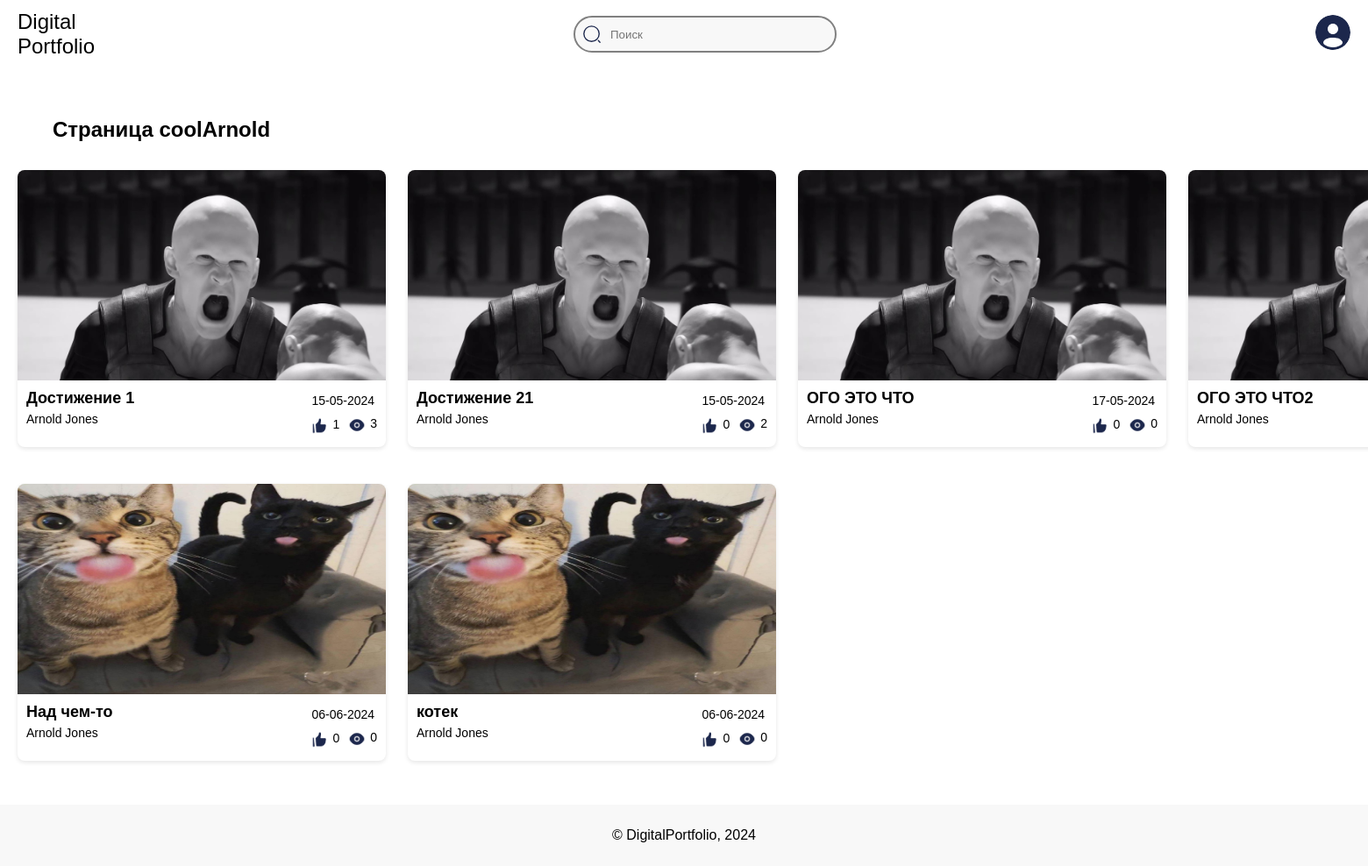
The page /coolarnold/ on the database as committed earlier.
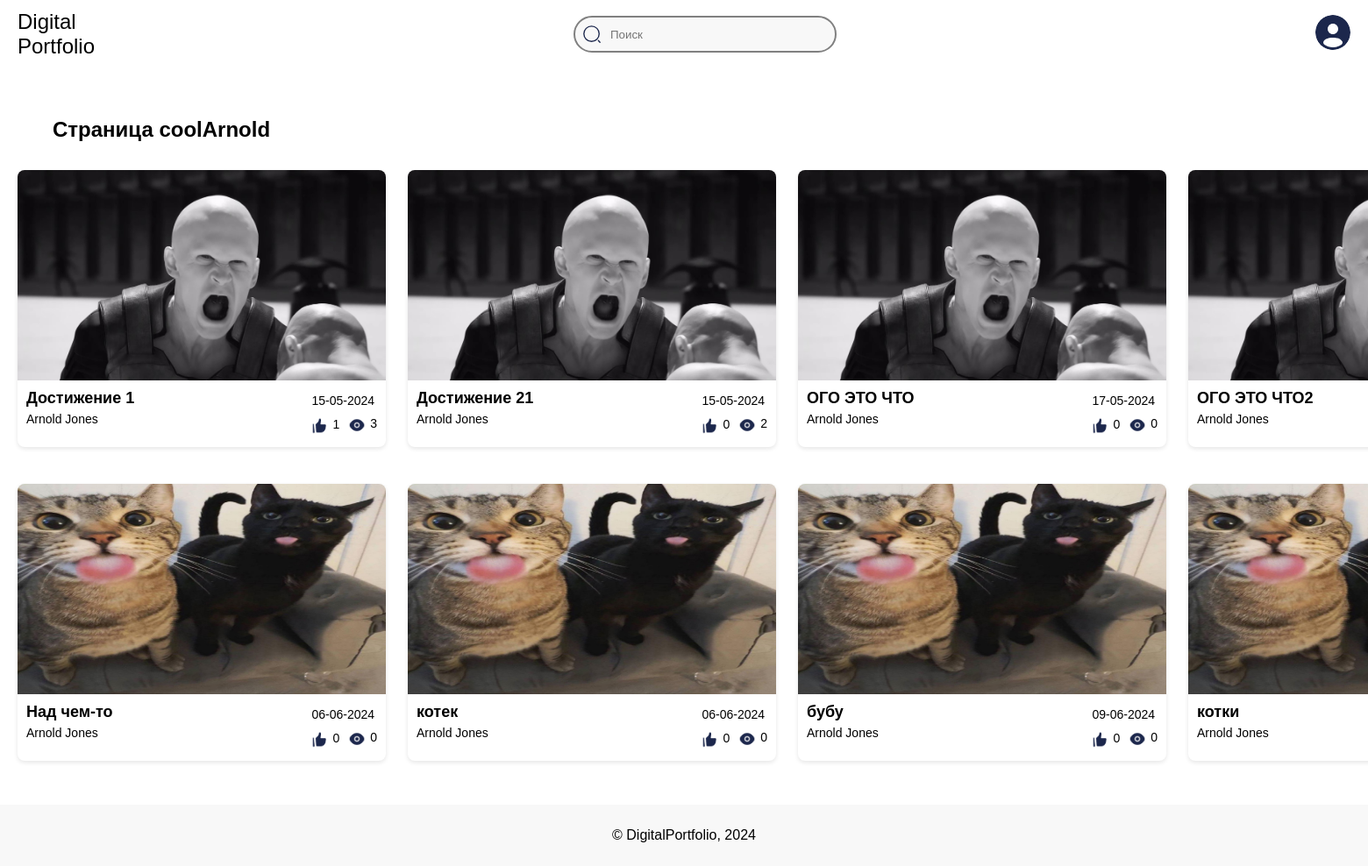
The same page on the database as committed later.
### main/models.py (models this page shows, shortened)
class Profile(models.Model):
    user = models.OneToOneField(User, on_delete=models.CASCADE)
    slug = models.SlugField(unique=True, blank=True)
    is_private = models.BooleanField(default=False)
    avatar = models.ImageField(
        null=True,
        validators=[
            FileExtensionValidator(allowed_extensions=['jpg', 'jpeg', 'png']),
        ]
    )
    objects = models.Manager()
    class Meta:
        verbose_name = 'Profile'
        verbose_name_plural = 'Profiles'

class Achievements(models.Model):
    title = models.CharField(max_length=50)
    preview = models.ImageField(
        null=True,
        validators=[
            FileExtensionValidator(allowed_extensions=['jpg', 'jpeg', 'png']),
        ]
    )
    file = models.FileField(
        validators=[
            FileExtensionValidator(allowed_extensions=['jpg', 'jpeg', 'png', 'pdf']),
        ]
    )
    pub_date = models.DateTimeField(auto_now_add=True)
    likes = models.IntegerField(default=0)
    views = models.IntegerField(default=0)
    author = models.ForeignKey(
        User,
        on_delete=models.CASCADE,
        null=True,
    )
    objects = models.Manager()
    def formatted_likes(self):
        return format_number_with_suffix(self.likes)
    def formatted_views(self):
        return format_number_with_suffix(self.views)
    class Meta:
        verbose_name = 'Achievement'
        verbose_name_plural = 'Achievements'

### main/views.py (the view)
# urls.py: path('<slug:slug>/', UserProfileDetailView.as_view(), name='user-detail'),
class UserProfileDetailView(DetailView):
    model = Profile
    template_name = 'main/about.html'
    context_object_name = 'profile'
    slug_field = 'slug'
    slug_url_kwarg = 'slug'
    def get(self, request, *args, **kwargs):
        query = request.GET.get('q')
        if query:
            try:
                user = User.objects.get(username=query)
                return redirect(reverse('user-detail', kwargs={'slug': slugify(user.username)}))
            except Exception:
                pass
        return super().get(request, *args, **kwargs)
    def get_context_data(self, **kwargs):
        context = super().get_context_data(**kwargs)
        profile = self.get_object()
        context['achievements'] = Achievements.objects.filter(author=profile.user)
        return context

### main/models.py (called while the page is built)
def format_number_with_suffix(value):
    if value >= 1000:
        return f"{value // 1000}k"
    else:
        return str(value)

### main/templates/main/about.html (shortened to what this page needs)
{% load static %}
<!DOCTYPE html>
<html lang="en">
<head>
    <link rel="stylesheet" href="{% static 'main/css/about.css' %}">
</head>
<body>
<header>
    <div class="logo">
        <p>Digital</p>
        <p>Portfolio</p>
    </div>
    <div class="search-bar">
        <form method="get">
            <div class="input-group">
                <input type="text" name="q" placeholder="Поиск">
            </div>
        </form>
    </div>
    <div class="profile-section">
        <div class="profile-icon">
            <img src="{% static 'main/img/user.svg' %}" alt="Profile Icon">
        </div>
    </div>
</header>
<main>
    <h1>Страница {{ profile.user.username }}</h1>
    {% if profile.is_private == False %}
    <div class="cards-container">
        {% for ach in achievements %}
        <div class="card">
            <a href="{{ ach.file.url }}"><img class="ach-image" src="{{ ach.preview.url }}" alt="..."></a>
            <div class="details">
                <div>
                    <h2>{{ ach.title }}</h2>
                    <p>{{ profile.user.first_name }} {{ profile.user.last_name }}</p>
                </div>
                <div>
                    <p>{{ ach.pub_date|date:"d-m-Y" }}</p>
                    <div class="statistic">
                        <p class="likes">
                            <img src="{% static 'main/img/Like.png' %}" width="19" height="19">
                            {{ ach.formatted_likes }} </p>
                        <p class="views">
                            <img src="{% static 'main/img/Eye.png' %}" width="20" height="20">
                            {{ ach.formatted_views }}
                        </p>
                    </div>
                </div>
            </div>
        </div>
        {% endfor %}
    </div>
    {% else %}
    <div class="closed">
        <img src="{% static 'main/img/Lock.png' %}" width="400" height="400">
        <p> Это закрытый профиль</p>
    </div>
    {% endif %}
</main>
<footer>
    <p>© DigitalPortfolio, 2024</p>
</footer>
</body>
</html>

### main/static/main/css/about.css (style rules this page uses)
body { min-height: 100vh; display: flex; flex-direction: column; font-family: Arial, sans-serif; margin: 0; padding: 0; background-color: #FFFFFF; }
header { display: flex; justify-content: space-between; align-items: center; padding: 10px 20px; margin-bottom: 20px; }
.logo { font-size: 24px; }
.logo p { margin: 0; }
.search-bar input { padding: 5px; border-radius: 20px; border: 1px solid #ccc; width: 300px; }
.search-bar { position: relative; }
.input-group { display: flex; align-items: center; }
.profile-section { display: flex; align-items: center; }
.profile-icon img { width: 40px; height: 40px; border-radius: 50%; }
main { flex: 1; padding: 20px; margin-bottom: 30px; }
h1 { font-size: 24px; margin-bottom: 32px; margin-left: 40px; }
.cards-container { display: flex; flex-wrap: wrap; gap: 42px 25px; width: 1780px; margin: 0 auto; }
.card { width: 420px; background-color: #fff; border-radius: 8px; box-shadow: 0 2px 5px rgba(0, 0, 0, 0.1); overflow: hidden; }
.ach-image { display: block; width: 420px; height: 240px; }
.details { display: flex; justify-content: space-between; padding: 10px; }
.details h2 { font-size: 18px; margin: 0; }
.details p { font-size: 14px; margin: 5px 0; }
footer { text-align: center; padding: 10px; background-color: #F8F8F8; margin-top: auto; }
input[type=text] { height: 42px; padding: 12px 0px; margin-top: 8px; margin-bottom: 8px; box-sizing: border-box; border: 2px solid grey; border-radius: 25px; background-color: #F8F8F8; background-position: 3% 50%; background-repeat: no-repeat; padding-left: 40px; }
.statistic { margin: 0; padding: 0; display: flex; gap: 10px; justify-content: end; }
.likes { gap: 5px; display: flex; align-self: center; justify-content: start; }
.views { display: flex; align-self: center; gap: 5px; }

Rows that differ between the two databases and show on the page:
added Achievements: preview (picture), title "бубу", {{ profile.user.first_name }} "Arnold", {{ profile.user.last_name }} "Jones", pub_date "09-06-2024", formatted_likes "0", formatted_views "0"
added Achievements: preview (picture), title "котки", {{ profile.user.first_name }} "Arnold", {{ profile.user.last_name }} "Jones"
